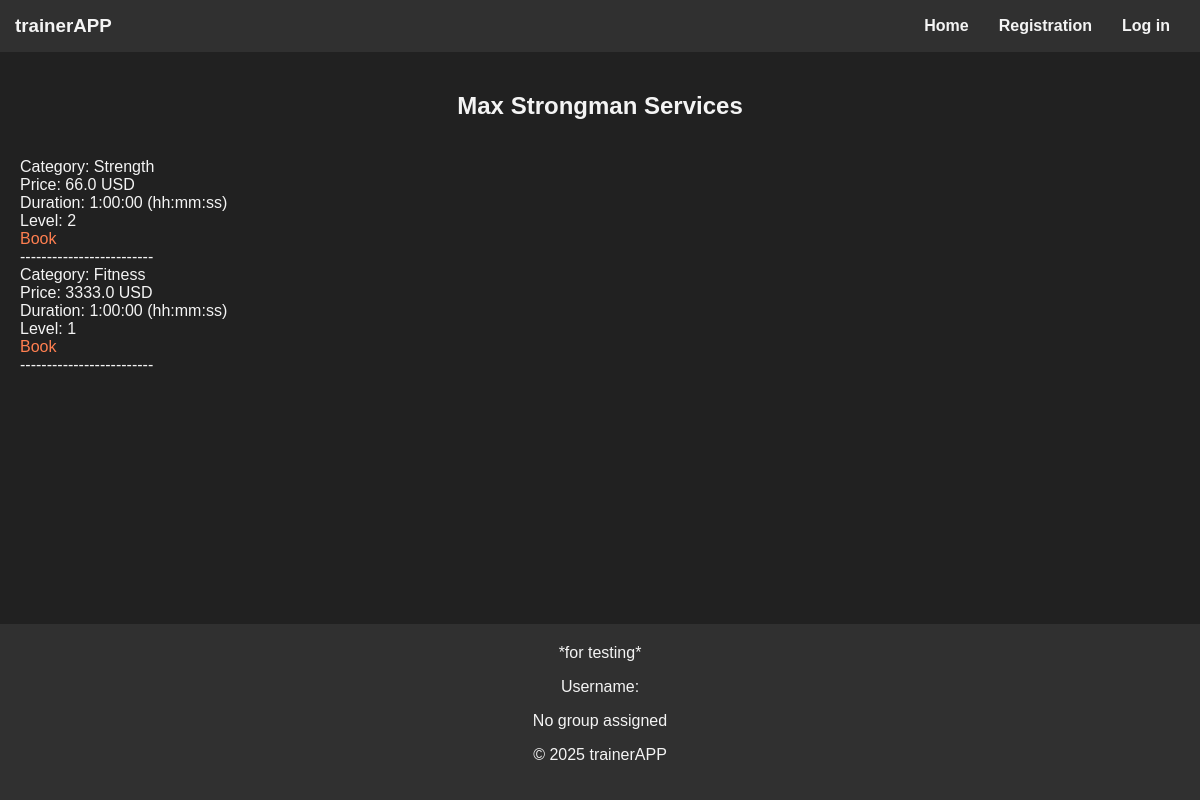
The page /trainer/13/ on the database its author committed.
### trainer/models.py (models this page shows)
class Service(models.Model):
    LEVEL_CHOICES = [(1, "Novice"),
                     (2, "Medium"),
                     (3, "Advanced"), ]
    category = models.ForeignKey(Category, on_delete=models.CASCADE)
    trainer = models.ForeignKey(User, on_delete=models.CASCADE)
    price = models.FloatField()
    level = models.IntegerField(choices=LEVEL_CHOICES)
    duration = models.DurationField()

class Category(models.Model):
    name = models.CharField(max_length=256)

### trainer/views.py (the view)
# urls.py: path("<int:trainer_id>/", views.trainer_detail, name="trainer_detail"),
def trainer_detail(request, trainer_id):
    is_trainer = request.user.is_authenticated and request.user.groups.filter(name="Trainer").exists()
    service_categories = trainer.models.Category.objects.all()
    trainer_services = trainer.models.Service.objects.filter(trainer=trainer_id)
    trainer_data = User.objects.filter(id=trainer_id).first()
    if request.method == "POST":
        if "service_id" in request.POST:
            service_id = request.POST.get('service_id')
            service = trainer.models.Service.objects.get(id=service_id, trainer_id=request.user.id)
            if service:
                service.delete()
    return render(request, "trainer.html", {"is_trainer": is_trainer,
                                            "trainer": trainer_data,
                                            "trainer_id": trainer_id,
                                            "service_categories": service_categories,
                                            "trainer_services": trainer_services})

### templates/trainer.html (shortened to what this page needs)
{% extends "base.html" %}
{% block content %}
    {% if trainer_id == request.user.id %}
        <h2>My Services</h2>
    {% else %}
        <h2>{{ trainer.first_name }} {{ trainer.last_name }} Services</h2>
    {% endif %}
        {% for service in trainer_services %}
            <br>Category: {{ service.category.name }}
            <br>Price: {{ service.price }} USD
            <br>Duration: {{ service.duration }} (hh:mm:ss)
            <br>Level: {{ service.level }}
                {% if not is_trainer %}
                    <br><a href="{% url 'trainer:book_service' trainer_id=trainer_id service_id=service.id %}">Book</a>
                {% endif %}
            <br>-------------------------
        {% endfor %}
{% endblock %}

### static/css/styles.css (style rules this page uses)
:root { --background-color: #212121; --text-color: #f4f4f4; --header-background: #303030; --link-color: #ff7f50; --highlight-color: #4caf50; --footer-background: #303030; --form-background: #2c2c2c; }
body { display: flex; flex-direction: column; min-height: 100vh; margin: 0; background-color: var(--background-color); color: var(--text-color); font-family: Arial, sans-serif; }
a { color: var(--link-color); text-decoration: none; }
h3, h2, h1 { color: var(--text-color); text-align: center; }

### rows shown on the page
Service: category.name "Strength", price "66.0", duration "1:00:00", level "2"
Service: category.name "Fitness", price "3333.0", duration "1:00:00", level "1"

### other values the page prints
{{ trainer.first_name }} "Max"
{{ trainer.last_name }} "Strongman"
